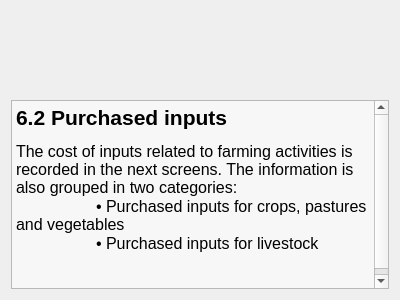
<?xml version="1.0" encoding="UTF-8"?>
<ui version="4.0">
 <class>prchInsCover</class>
 <widget class="QWidget" name="prchInsCover">
  <property name="geometry">
   <rect>
    <x>0</x>
    <y>0</y>
    <width>400</width>
    <height>300</height>
   </rect>
  </property>
  <property name="windowTitle">
   <string>Form</string>
  </property>
  <layout class="QVBoxLayout" name="verticalLayout">
   <item>
    <spacer name="verticalSpacer">
     <property name="orientation">
      <enum>Qt::Vertical</enum>
     </property>
     <property name="sizeHint" stdset="0">
      <size>
       <width>20</width>
       <height>93</height>
      </size>
     </property>
    </spacer>
   </item>
   <item>
    <widget class="QTextEdit" name="textEdit">
     <property name="palette">
      <palette>
       <active>
        <colorrole role="Base">
         <brush brushstyle="SolidPattern">
          <color alpha="127">
           <red>255</red>
           <green>255</green>
           <blue>255</blue>
          </color>
         </brush>
        </colorrole>
       </active>
       <inactive>
        <colorrole role="Base">
         <brush brushstyle="SolidPattern">
          <color alpha="127">
           <red>255</red>
           <green>255</green>
           <blue>255</blue>
          </color>
         </brush>
        </colorrole>
       </inactive>
       <disabled>
        <colorrole role="Base">
         <brush brushstyle="SolidPattern">
          <color alpha="255">
           <red>244</red>
           <green>244</green>
           <blue>244</blue>
          </color>
         </brush>
        </colorrole>
       </disabled>
      </palette>
     </property>
     <property name="autoFillBackground">
      <bool>false</bool>
     </property>
     <property name="readOnly">
      <bool>true</bool>
     </property>
     <property name="html">
      <string>&lt;!DOCTYPE HTML PUBLIC &quot;-//W3C//DTD HTML 4.0//EN&quot; &quot;http://www.w3.org/TR/REC-html40/strict.dtd&quot;&gt;
&lt;html&gt;&lt;head&gt;&lt;meta name=&quot;qrichtext&quot; content=&quot;1&quot; /&gt;&lt;style type=&quot;text/css&quot;&gt;
p, li { white-space: pre-wrap; }
&lt;/style&gt;&lt;/head&gt;&lt;body style=&quot; font-family:'Sans Serif'; font-size:12pt; font-weight:400; font-style:normal;&quot;&gt;
&lt;p style=&quot; margin-top:12px; margin-bottom:0px; margin-left:0px; margin-right:0px; -qt-block-indent:0; text-indent:0px;&quot;&gt;&lt;span style=&quot; font-size:16pt; font-weight:600;&quot;&gt;6.2 Purchased inputs&lt;/span&gt;&lt;/p&gt;
&lt;p style=&quot; margin-top:12px; margin-bottom:0px; margin-left:0px; margin-right:0px; -qt-block-indent:0; text-indent:0px;&quot;&gt;The cost of inputs related to farming activities is recorded in the next screens. The information is also grouped in two categories:&lt;/p&gt;
&lt;p style=&quot; margin-top:0px; margin-bottom:0px; margin-left:0px; margin-right:0px; -qt-block-indent:0; text-indent:0px;&quot;&gt;	• Purchased inputs for crops, pastures and vegetables&lt;/p&gt;
&lt;p style=&quot; margin-top:0px; margin-bottom:0px; margin-left:0px; margin-right:0px; -qt-block-indent:0; text-indent:0px;&quot;&gt;	• Purchased inputs for livestock&lt;/p&gt;
&lt;p style=&quot;-qt-paragraph-type:empty; margin-top:0px; margin-bottom:0px; margin-left:0px; margin-right:0px; -qt-block-indent:0; text-indent:0px;&quot;&gt;&lt;/p&gt;
&lt;p style=&quot;-qt-paragraph-type:empty; margin-top:0px; margin-bottom:0px; margin-left:0px; margin-right:0px; -qt-block-indent:0; text-indent:0px;&quot;&gt;&lt;/p&gt;&lt;/body&gt;&lt;/html&gt;</string>
     </property>
    </widget>
   </item>
  </layout>
 </widget>
 <resources/>
 <connections/>
</ui>
